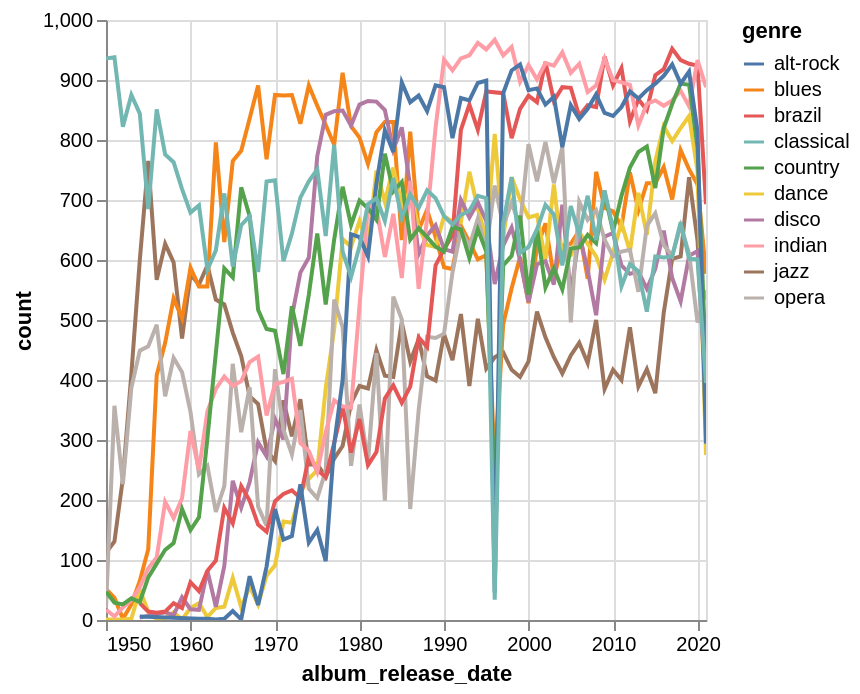

The notebook cell this image was saved under:
### Code cell
top_genres = (
    number_of_genre_count_per_year
    .group_by("genre")
    .agg(
        pl.col("count").sum().alias("total")
    )
    .sort("total", descending=True)
    .head(10)
)

plot_data = number_of_genre_count_per_year.filter(
    pl.col("genre").is_in(top_genres["genre"].implode())
)

chart = plot_data.plot.line(
    x="album_release_date",
    y="count",
    color="genre",
)

chart.show()

### Figure 1 — Vega-Lite specification as saved in the notebook (floating-point values rounded to 4 significant figures; data arrays with more than 128 entries replaced by an {"elided": "..."} marker saying what was removed)
{"config": {"view": {"continuousWidth": 300, "continuousHeight": 300}}, "data": {"name": "data-c7544e273bd53a3470bd543c2139e489"}, "mark": {"type": "line", "tooltip": true}, "encoding": {"color": {"field": "genre", "type": "nominal"}, "x": {"field": "album_release_date", "type": "temporal"}, "y": {"field": "count", "type": "quantitative"}}, "params": [{"name": "param_1e9efca18e7a2868", "select": {"type": "interval", "encodings": ["x", "y"]}, "bind": "scales"}], "$schema": "https://vega.github.io/schema/vega-lite/v6.4.1.json", "datasets": {"data-c7544e273bd53a3470bd543c2139e489": {"elided": "699 records"}}}
